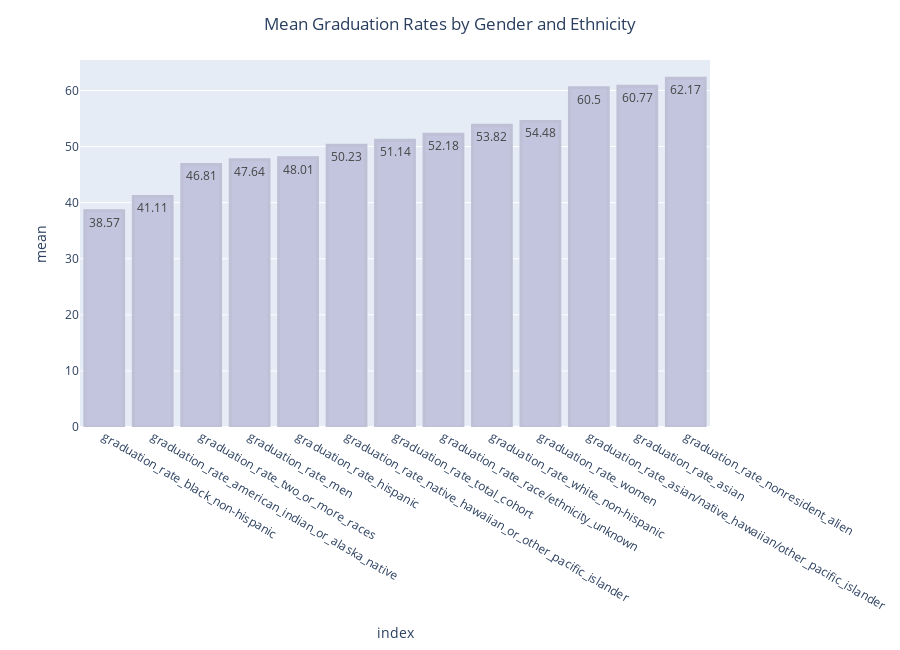

Source (notebook cell):
### Code cell
fig = px.bar(describe, y='mean', text=np.round(describe, 2))
fig.data[0].marker = {
    'color': colors[-1],
    'line': {
        'color': colors[-2],
        'width': 3
    }
}
fig.update_layout(
    title='Mean Graduation Rates by Gender and Ethnicity',
    title_x=0.5,
    height=650,
)

### Figure 1 — Plotly figure (JSON) as saved in the notebook; plotly's stock layout.template omitted (floating-point values rounded to 4 significant figures)
{"data": [{"alignmentgroup": "True", "hovertemplate": "index=%{x}<br>mean=%{y}<br>text=%{text}<extra></extra>", "legendgroup": "", "marker": {"color": "rgba(195, 197, 222, 1)", "line": {"color": "rgba(190, 192, 213, 1)", "width": 3}}, "name": "", "offsetgroup": "", "orientation": "v", "showlegend": false, "text": [38.57, 41.11, 46.81, 47.64, 48.01, 50.23, 51.14, 52.18, 53.82, 54.48, 60.5, 60.77, 62.17], "textposition": "auto", "type": "bar", "x": ["graduation_rate_black_non-hispanic", "graduation_rate_american_indian_or_alaska_native", "graduation_rate_two_or_more_races", "graduation_rate_men", "graduation_rate_hispanic", "graduation_rate_native_hawaiian_or_other_pacific_islander", "graduation_rate_total_cohort", "graduation_rate_race/ethnicity_unknown", "graduation_rate_white_non-hispanic", "graduation_rate_women", "graduation_rate_asian/native_hawaiian/other_pacific_islander", "graduation_rate_asian", "graduation_rate_nonresident_alien"], "xaxis": "x", "y": [38.57, 41.11, 46.81, 47.64, 48.01, 50.23, 51.14, 52.18, 53.82, 54.48, 60.5, 60.77, 62.17], "yaxis": "y"}], "layout": {"barmode": "relative", "height": 650, "legend": {"tracegroupgap": 0}, "margin": {"t": 60}, "title": {"text": "Mean Graduation Rates by Gender and Ethnicity", "x": 0.5}, "xaxis": {"anchor": "y", "domain": [0, 1], "title": {"text": "index"}}, "yaxis": {"anchor": "x", "domain": [0, 1], "title": {"text": "mean"}}}}
